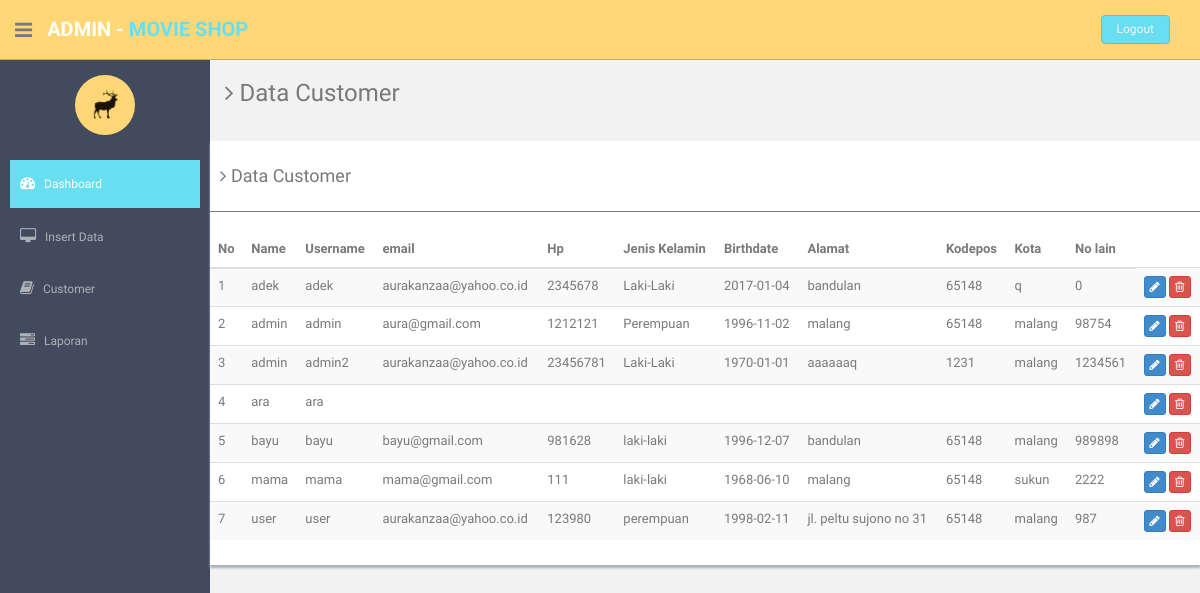
The page /Admin/datacust.php on the database its author committed.
### tables this page shows
CREATE TABLE `signup` (
  `full_name` varchar(100) NOT NULL,
  `username` varchar(15) NOT NULL,
  `password` varchar(10) NOT NULL,
  `rolee` varchar(10) NOT NULL DEFAULT 'user',
  `uang` int(11) NOT NULL DEFAULT '500000',
  `email` varchar(30) DEFAULT NULL,
  `hp` int(15) DEFAULT NULL,
  `jenis_kelamin` varchar(10) DEFAULT NULL,
  `tgl_lahir` date DEFAULT NULL,
  `alamat` varchar(50) DEFAULT NULL,
  `kodepos` int(11) DEFAULT NULL,
  `kota` varchar(10) DEFAULT NULL,
  `hp_lain` int(15) DEFAULT NULL
);

### Admin/datacust.php (the view, shortened to what this page needs)
<!DOCTYPE html>
<html lang="en">
  <head>
    <?php
    include'koding/top.php';
    ?>
  </head>
  <body>
  <section id="container" >
    <?php
    include 'koding/header.php';
    include 'koding/sidebar.php';
    ?>
      <section id="main-content">
          <section class="wrapper">
            <h3><i class="fa fa-angle-right"></i> Data Customer</h3>
        <div class="row">
              <div class="row mt">
                  <div class="col-md-12">
                      <div class="content-panel">
                        <h4 class="mb"><i class="fa fa-angle-right"></i> Data Customer</h4>
                          <table class="table table-striped table-advance table-hover">
                            <hr>
                              <thead>
                              <tr>
                                  <th> No</th>
                                  <th> Name</th>
                                  <th> Username</th>
                                  <th> email</th>
                                  <th> Hp</th>
                                  <th> Jenis Kelamin</th>
                                  <th> Birthdate</th>
                                  <th> Alamat</th>
                                  <th> Kodepos</th>
                                  <th> Kota</th>
                                  <th> No lain</th>
                              </tr>
                              </thead>
                              <tbody>
                                <?php
                                    include 'koneksi.php';
                                    $hasil = $koneksi->query("SELECT full_name,username,email,hp,jenis_kelamin,tgl_lahir,alamat,kodepos,kota,hp_lain FROM signup");
                                    $a=0;
                                    while($baris=$hasil->fetch_assoc()) {
                                      $a=$a+1;
                                      $up = $baris['username'];
                                      $del = $up;
                                      echo "<td>";
                                      echo $a;
                                      echo "</td>";
                                      echo "<td>";
                                      echo $baris['full_name'];
                                      echo "</td>";
                                      echo "<td>";
                                      echo $baris['username'];
                                      echo "</td>";
                                      echo "<td>";
                                      echo $baris['email'];
                                      echo "</td>";
                                      echo "<td>";
                                      echo $baris['hp'];
                                      echo "</td>";
                                      echo "<td>";
                                      echo $baris['jenis_kelamin'];
                                      echo "</td>";
                                      echo "<td>";
                                      echo $baris['tgl_lahir'];
                                      echo "</td>";
                                      echo "<td>";
                                      echo $baris['alamat'];
                                      echo "</td>";
                                      echo "<td>";
                                      echo $baris['kodepos'];
                                      echo "</td>";
                                      echo "<td>";
                                      echo $baris['kota'];
                                      echo "</td>";
                                      echo "<td>";
                                      echo $baris['hp_lain'];
                                      echo "</td>";
                                    ?>
                                  <td>
                                      <a href="editcust.php?username=<?php echo $up;?>" class="btn btn-primary btn-xs"><i class="fa fa-pencil"></i></a>
                                      <a href="hapuscust.php?username=<?php echo $del;?>" class="btn btn-danger btn-xs"><i class="fa fa-trash-o "></i></a>
                                  </td></tr>
                                   <?php
                                    ;}
                                  ?>
                              </tbody>
                          </table>
                      </div>
                  </div>
              </div>
          </div>
    </section><! --/wrapper -->
      </section>
  </body>
</html>

### Admin/assets/css/style.css (style rules this page uses)
body { color: #797979; background: #f2f2f2; font-family: 'Ruda', sans-serif; padding: 0px !important; margin: 0px !important; font-size:13px; }
a, a:hover, a:focus { text-decoration: none; outline: none; }
#container { width: 100%; height: 100%; }
hr { margin-top: 20px; margin-bottom: 20px; border: 0; border-top: 1px solid #797979; }
.mt { margin-top: 25px; }
.mb { margin-bottom: 25px; }
#main-content { margin-left: 210px; }
.wrapper { display: inline-block; margin-top: 60px; padding-left: 15px; padding-right: 15px; padding-bottom: 15px; padding-top: 0px; width: 100%; }
.content-panel { background: #ffffff; box-shadow: 0px 3px 2px #aab2bd; padding-top: 15px; padding-bottom: 5px; }
.content-panel h4 { margin-left: 10px; }

### rows shown on the page
signup: full_name "adek", username "adek", email "aurakanzaa@yahoo.co.id", hp "2345678", jenis_kelamin "Laki-Laki", tgl_lahir "2017-01-04", alamat "bandulan", kodepos "65148", kota "q", hp_lain "0"
signup: full_name "admin", username "admin", email "aura@gmail.com", hp "1212121", jenis_kelamin "Perempuan", tgl_lahir "1996-11-02", alamat "malang", kodepos "65148", kota "malang", hp_lain "98754"
signup: full_name "admin", username "admin2", email "aurakanzaa@yahoo.co.id", hp "23456781", jenis_kelamin "Laki-Laki", tgl_lahir "1970-01-01", alamat "aaaaaaq", kodepos "1231", kota "malang", hp_lain "1234561"
signup: full_name "ara", username "ara"
signup: full_name "bayu", username "bayu", email "bayu@gmail.com", hp "981628", jenis_kelamin "laki-laki", tgl_lahir "1996-12-07", alamat "bandulan", kodepos "65148", kota "malang", hp_lain "989898"
signup: full_name "mama", username "mama", email "mama@gmail.com", hp "111", jenis_kelamin "laki-laki", tgl_lahir "1968-06-10", alamat "malang", kodepos "65148", kota "sukun", hp_lain "2222"
signup: full_name "user", username "user", email "aurakanzaa@yahoo.co.id", hp "123980", jenis_kelamin "perempuan", tgl_lahir "1998-02-11", alamat "jl. peltu sujono no 31", kodepos "65148", kota "malang", hp_lain "987"
